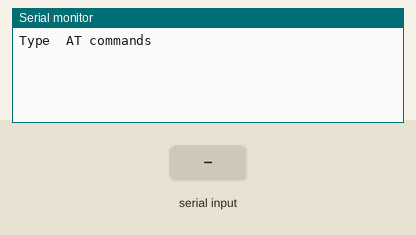
Recording of a sketch running on a simulated Arduino Uno, built with avr-gcc and run on an emulated ATmega328P. Parts: the last lines printed to the serial monitor. Inputs (shaded band) come from the test bench.

Above: at 1.2 s.
1.3 s: "1" received over the second serial link
At 2.2 s:
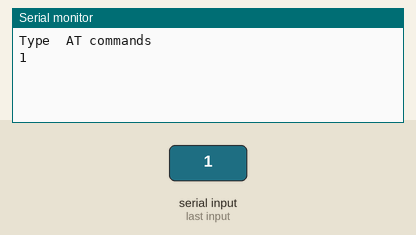
2.8 s: "0" received over the second serial link
At 3.4 s:
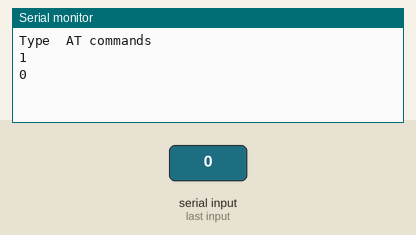

Measured:
- after the input at 1.3 s, the serial monitor: prints a new line at once (image 1)
- after the input at 2.8 s, the serial monitor: prints a new line at once (image 2)

The sketch:

lamp-alarm.ino
```cpp
// Including SoftwareSerial library, which allows serial communication on other digital pins of the Arduino
// (rather than just 0 and 1) using software to replicate the functionality
#include <SoftwareSerial.h>

// Setting BT variable to new serial port
// RX, TX
SoftwareSerial BT (10, 11);

// Stores response of HC-06 Bluetooth device
String command = "";

void setup() {
  // Sets the speed (baud rate) for serial communication
  // 9600: HC-06 usual default baud-rate
  Serial.begin(9600);
  Serial.println ("Type  AT commands");
  BT.begin (9600);
}

// waiting for data to come from bluetooth
void loop() {
  // if we're getting a signal from the bluetooth
  // then will read from bluetooth and write to usb serial
  if(BT.available())
  {
    while(BT.available())
    {
      // delay added to make thing stable
      delay (10);
      // conduct serial read
      char c = BT.read ();
      // build the string
      command += c;
    } // end while
    Serial.println (command);
    // no repeats
    command = "";
   } // end 1st if

   if (Serial.available())
   {
      delay (10);
      BT.write (Serial.read());
    } // end 2nd if
} // end void loop
```
